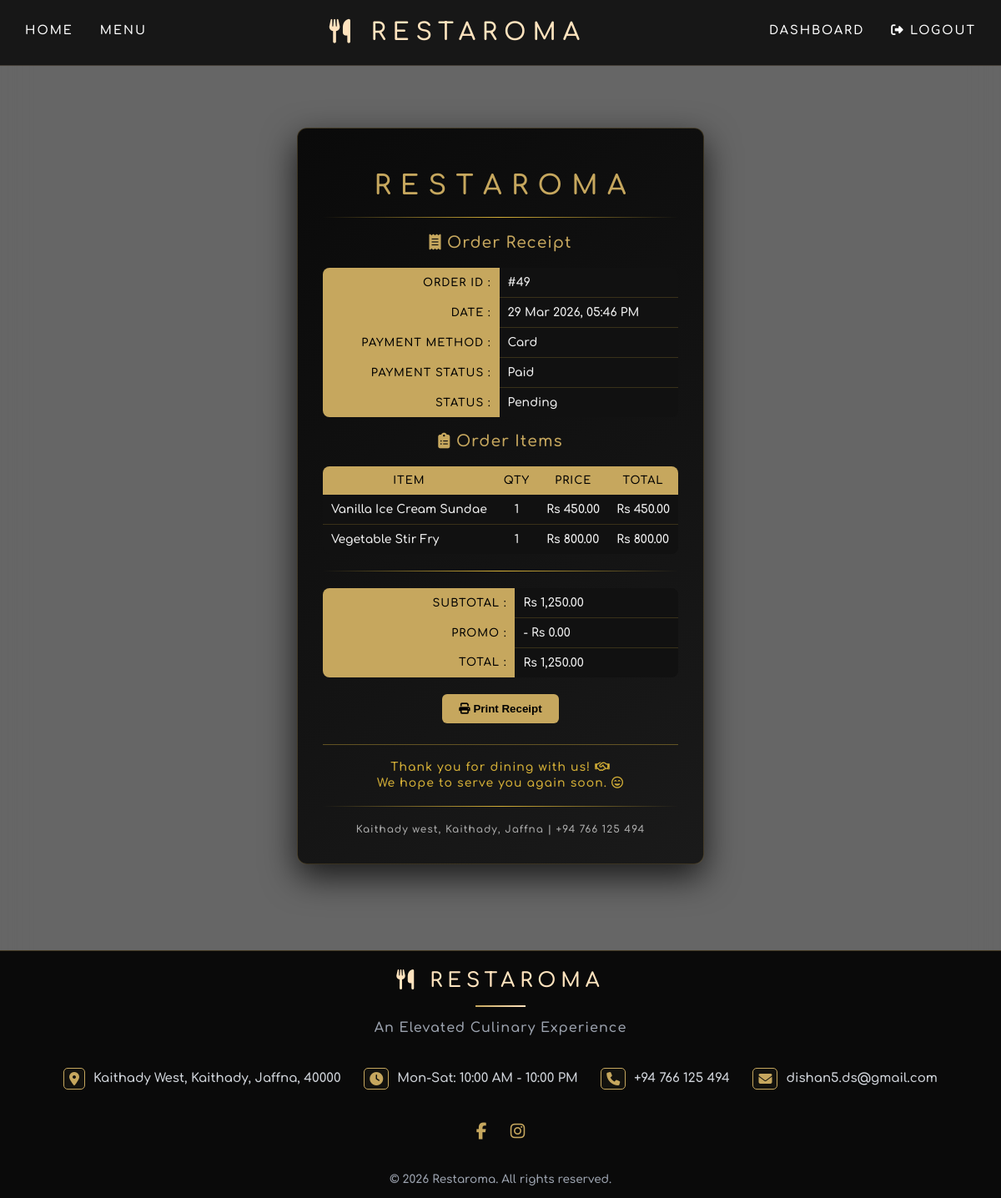
Page /user/order_receipt.php?id=49 (signed in) on the committed database.
### tables this page shows
CREATE TABLE IF NOT EXISTS `orders` (
  `id` int NOT NULL AUTO_INCREMENT,
  `user_id` int NOT NULL,
  `total_price` decimal(10,2) NOT NULL,
  `status` enum('Pending','Processing','Completed','Cancelled') DEFAULT 'Pending',
  `created_at` timestamp NULL DEFAULT CURRENT_TIMESTAMP,
  `payment_method` varchar(50) NOT NULL DEFAULT 'Cash on Delivery',
  `payment_status` enum('Unpaid','Paid','Refunded') NOT NULL DEFAULT 'Unpaid',
  `payment_reference` varchar(100) DEFAULT NULL,
  `promo_code` varchar(30) DEFAULT NULL,
  `subtotal_amount` decimal(10,2) DEFAULT NULL,
  `discount_amount` decimal(10,2) DEFAULT NULL,
  PRIMARY KEY (`id`),
  KEY `fk_orders_user` (`user_id`)
);

CREATE TABLE IF NOT EXISTS `order_items` (
  `id` int NOT NULL AUTO_INCREMENT,
  `order_id` int NOT NULL,
  `menu_item_id` int NOT NULL,
  `quantity` int NOT NULL,
  `price` decimal(10,2) NOT NULL,
  PRIMARY KEY (`id`),
  KEY `fk_order_items_order` (`order_id`),
  KEY `fk_order_items_menu` (`menu_item_id`)
);

CREATE TABLE IF NOT EXISTS `menu_items` (
  `id` int NOT NULL AUTO_INCREMENT,
  `name` varchar(150) NOT NULL,
  `description` text,
  `price` decimal(10,2) NOT NULL,
  `image` varchar(255) DEFAULT NULL,
  `created_at` timestamp NULL DEFAULT CURRENT_TIMESTAMP,
  `category` varchar(50) NOT NULL,
  `quantity` int NOT NULL,
  PRIMARY KEY (`id`)
);

### user/order_receipt.php (the view, shortened to what this page needs)
<?php
require __DIR__ . '/../config/db.php';
require __DIR__ . '/../includes/header.php';
    $orderId = (int)($_GET['id'] ?? 0);
        $stmt = $pdo->prepare("
            SELECT o.*, u.name
            FROM orders o
            JOIN users u ON o.user_id = u.id
            WHERE o.id = :id AND o.user_id = :uid
        ");
        $stmt->execute([
            ':id'=>$orderId,
            ':uid'=>$_SESSION['user_id']
        ]);
        $order = $stmt->fetch();
        $stmt = $pdo->prepare("
            SELECT oi.quantity, oi.price, m.name
            FROM order_items oi
            JOIN menu_items m ON oi.menu_item_id = m.id
            WHERE oi.order_id = :id
        ");
        $stmt->execute([':id'=>$orderId]);
        $items = $stmt->fetchAll();
        $subtotal = 0.0;
        foreach ($items as $it) {
            $subtotal += ((float)$it['price']) * ((int)$it['quantity']);
        }
        $discountAmount = isset($order['discount_amount']) ? (float)$order['discount_amount'] : 0.0;
        $promoCode = isset($order['promo_code']) ? trim((string)$order['promo_code']) : '';
        if (!isset($order['subtotal_amount']) || $order['subtotal_amount'] === null) {
            $orderSubtotal = $subtotal;
        } else {
            $orderSubtotal = (float)$order['subtotal_amount'];
        }
        $finalTotal = (float)$order['total_price'];
?>
<div class="receipt-box">
    <h1>R E S T A R O M A</h2>
        <hr>
        <h3><i class="fa-solid fa-receipt"></i> Order Receipt
    </h1>
    <table class="receipt-table">
        <tr>
            <th style="text-align:right;"><strong>Order ID :</strong></th>
            <td style="text-align:left;">#<?php echo $order['id']; ?></td>
        </tr>
        <tr>
            <th style="text-align:right;"><strong>Date :</strong></th>
            <td style="text-align:left;"><?php echo date("d M Y, h:i A", strtotime($order['created_at'])); ?></td>
        </tr>
        <tr>
            <th style="text-align:right;"><strong>Payment Method :</strong></th>
            <td style="text-align:left;"><?php echo htmlspecialchars($order['payment_method']); ?></td>
        </tr>
        <?php
            $displayStatus = $order['payment_status'];
        ?>
        <tr>
            <th style="text-align:right;"><strong>Payment Status :</strong></th>
            <td style="text-align:left;"><?php echo htmlspecialchars($displayStatus); ?></td>
        </tr>
        <tr>
            <th style="text-align:right;"><strong>Status :</strong></th>
            <td style="text-align:left;"><?php echo htmlspecialchars($order['status']); ?></td>
        </tr>
    </table>
    <h3><i class="fa-solid fa-clipboard-list"></i> Order Items</h3>
    <table class="receipt-table">
        <tr>
            <th>Item</th>
            <th>Qty</th>
            <th>Price</th>
            <th>Total</th>
        </tr>
        <?php foreach($items as $it): ?>
        <tr>
            <td style="text-align:left;"><?php echo htmlspecialchars($it['name']); ?></td>
            <td style="text-align:center;"><?php echo $it['quantity']; ?></td>
            <td style="text-align:left;">Rs <?php echo number_format($it['price'],2); ?></td>
            <td style="text-align:left;">Rs <?php echo number_format($it['price']*$it['quantity'],2); ?></td>
        </tr>
        <?php endforeach; ?>
    </table>
    <hr>
    <table class="receipt-table">
        <tr>
            <th style="text-align:right;"><strong>Subtotal :</strong></th>
            <td style="text-align:left;">Rs <?php echo number_format($orderSubtotal, 2); ?></td>
        </tr>
        <tr>
            <th style="text-align:right;"><strong>Promo<?php echo $promoCode ? ' (' . htmlspecialchars($promoCode) . ')' : ''; ?> :</strong></th>
            <td style="text-align:left;">- <?php echo 'Rs ' . number_format($discountAmount, 2); ?></td>
        </tr>
        <tr>
            <th style="text-align:right;"><strong>Total :</strong></th>
            <td style="text-align:left;">Rs <?php echo number_format($finalTotal, 2); ?></td>
        </tr>
    </table>
    <button onclick="window.print()" class="print-btn"><i class="fa-solid fa-print"></i> Print Receipt</button>
    <div class="receipt-footer">
        <p>Thank you for dining with us! <i class="fa-regular fa-handshake"></i></p>
        <p>We hope to serve you again soon. <i class="fa-regular fa-face-grin-beam"></i></p>
        <hr>
        <p class="receipt-contact">Kaithady west, Kaithady, Jaffna | +94 766 125 494</p>
    </div>
</div>
<?php
require __DIR__ . '/../includes/footer.php';
?>

### assets/css/style.css (style rules this page uses)
*, *::before, *::after { box-sizing: border-box; }
html { scroll-behavior: smooth; }
body { margin: 0; color: #d1d5db; font-family: 'Comfortaa', cursive; background: linear-gradient(rgba(0, 0, 0, 0.5), rgba(0, 0, 0, 0.5)), url("../images/bg.jpg") center / cover no-repeat; min-height: 100vh; display: flex; flex-direction: column; }
button { transition: all 0.25s ease; }

### assets/css/order_receipt.css (style rules this page uses)
.order_receipt-page { backdrop-filter: blur(18px); background: linear-gradient(rgba(0, 0, 0, 0.6), rgba(0, 0, 0, 0.6)), url("../images/tr.jpg") center / cover no-repeat; min-height: 100vh; display: flex; flex-direction: column; align-items: center; }
.receipt-box { max-width: 650px; margin: 40px auto; padding: 30px; background: linear-gradient(145deg, #0a0a0a, #1a1a1a); border-radius: 12px; border: 1px solid rgba(198, 167, 94, 0.25); color: #f5f5f5; font-family: 'Comfortaa', cursive; box-shadow: 0 15px 40px rgba(0, 0, 0, 0.75); transition: transform 0.3s ease, border-color 0.3s ease, box-shadow 0.3s ease; }
hr { border: none; height: 1px; background: linear-gradient(to right, transparent, #d4af37, transparent); margin: 20px 0; }
.receipt-box h1, .receipt-box h2, .receipt-box h3 { color: #c6a75e; text-align: center; margin-bottom: 10px; letter-spacing: 1px; }
.receipt-box p { color: #e6e6e6; margin: 6px 0; font-size: 14px; letter-spacing: 0.5px; }
.receipt-table { width: 100%; border-collapse: collapse; margin-top: 20px; background: #111; border-radius: 8px; overflow: hidden; }
.receipt-table th { background: #c6a75e; color: #000; font-weight: bold; padding: 10px; text-transform: uppercase; letter-spacing: 1px; font-size: 13px; }
.receipt-table td { padding: 10px; border-bottom: 1px solid rgba(212, 175, 55, 0.2); color: #f1f1f1; font-size: 14px; text-align: center; transition: background 0.3s; }
.receipt-table tr:last-child td { border-bottom: none; }
.print-btn { display: inline-block; margin-top: 20px; padding: 10px 20px; background: #c6a75e; color: #000; border: none; border-radius: 6px; font-weight: bold; cursor: pointer; transition: 0.3s; }
.receipt-footer { text-align: center; margin-top: 25px; padding-top: 15px; border-top: 1px solid rgba(212, 175, 55, 0.4); }
.receipt-footer p { margin: 4px 0; color: #d4af37; font-size: 14px; letter-spacing: 1px; }
.receipt-footer .receipt-contact { font-size: 12px; color: #aaa; }

### rows in the picture
orders: id "49", created_at "29 Mar 2026, 05:46 PM", payment_method "Card", payment_status "Paid", status "Pending", subtotal_amount "1,250.00", discount_amount "0.00", total_price "1,250.00"
order_items: menu_item.name "Vanilla Ice Cream Sundae", quantity "1", price "450.00", $it['price']*$it['quantity'] "450.00"
order_items: menu_item.name "Vegetable Stir Fry", quantity "1", price "800.00", $it['price']*$it['quantity'] "800.00"
